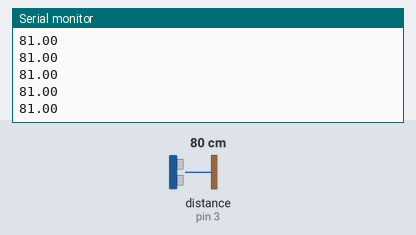
Recording of a sketch running on a simulated Arduino Uno, built with avr-gcc and run on an emulated ATmega328P. Parts: the last lines printed to the serial monitor. The inputs (shaded band) are chosen by the test bench; at power-on: distance to the obstacle (sensor on pin 3) 80 cm. The echo pulse lasts 58.3 µs per cm.

Above: at 1.2 s.
1.3 s: distance to the obstacle (sensor on pin 3) set to 2 cm
At 1.35 s:
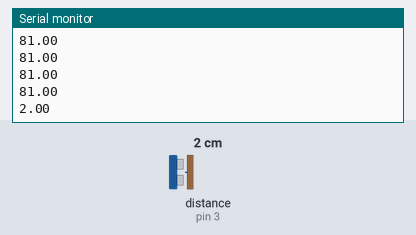
2.8 s: distance to the obstacle (sensor on pin 3) set to 4 cm
At 2.83 s:
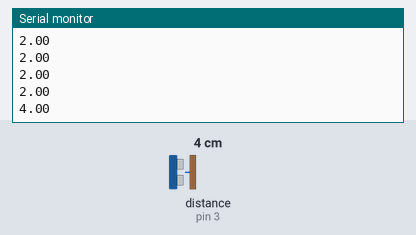
Timing chart, 0 to 5.8 s (numbered marks = the images above; inputs shaded):
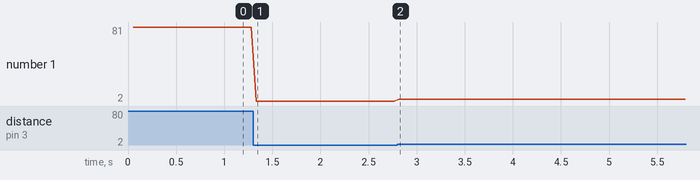

The sketch:

vision_controller.ino
```cpp
#include "ArduinoJson.h" //Make sure to have non-beta version of ArduinoJson
#include "NewPing.h"

#define MAX_DISTANCE 400

const int US_TRIG_PIN = 4;
const int US_ECHO_PIN = 3;

float distanceCm;
float prevDistanceCm = 31;

const int BAUD_RATE = 9600;

NewPing sonar(US_TRIG_PIN, US_ECHO_PIN, MAX_DISTANCE);

void setup() {
  Serial.begin(BAUD_RATE);
}

void loop() {
  distanceCm = getUSData();
  if (distanceCm != 0){
    Serial.println(distanceCm);
    prevDistanceCm = distanceCm;
  } else{
    Serial.println(prevDistanceCm);
  }


}

float getUSData(){
  delay(50);
  return sonar.ping_cm();
}
```

Measured:
- after the input at 1.3 s, the serial monitor: prints a new line at once (image 1)
- after the input at 2.8 s, the serial monitor: prints a new line at once (image 2)
- plotted number 1: 81 → 2 after the input at 1.3 s, 2 → 4 after the input at 2.8 s
